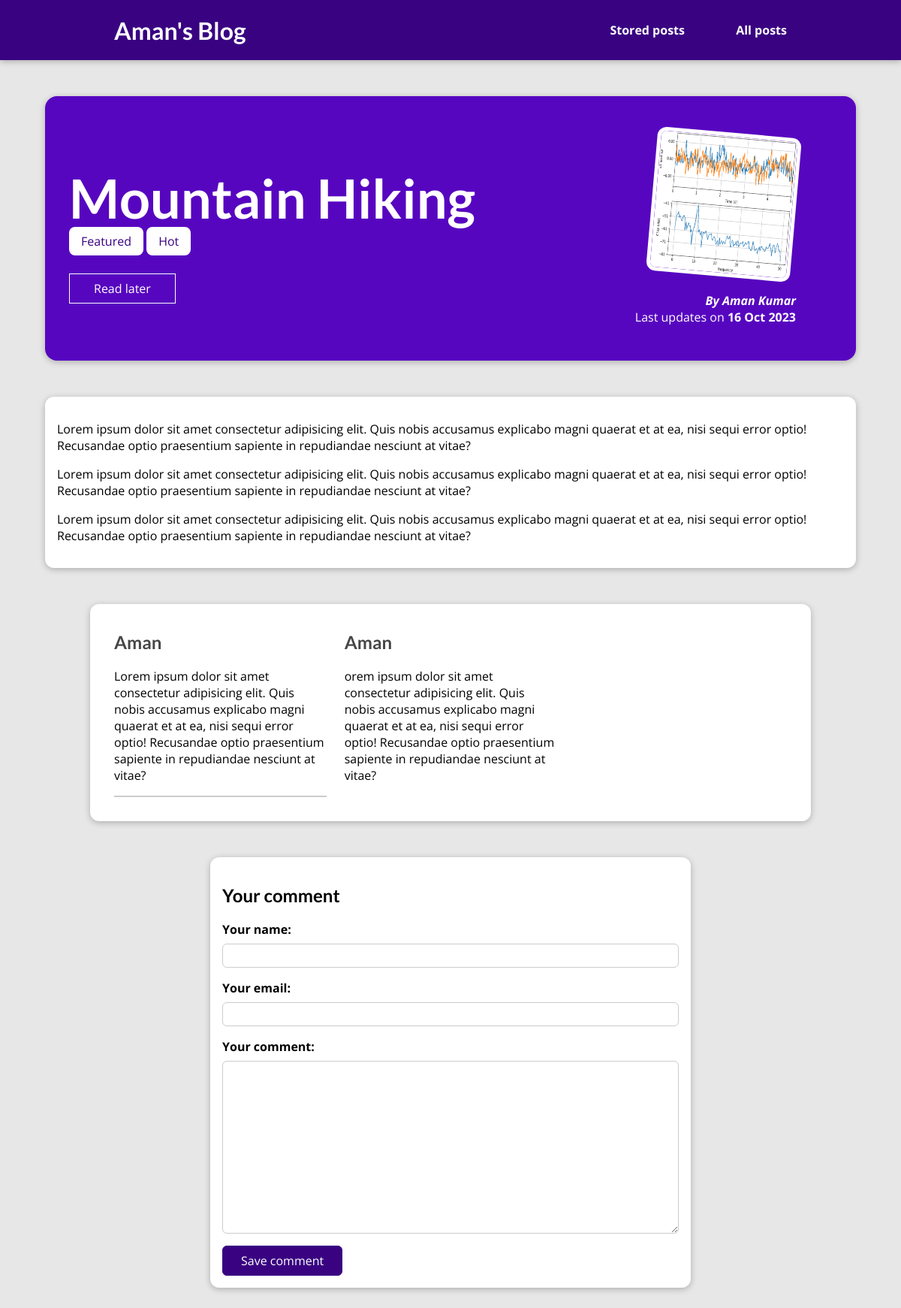
The page /posts/hike-in-the-mountains on the database its author committed.
### blog/models.py (models this page shows, shortened)
class Post(models.Model):
    title = models.CharField(max_length=150)
    excerpt = models.CharField(max_length=200)
    image = models.ImageField(upload_to="image", null=True)
    date = models.DateField(auto_now=True)
    slug = models.SlugField(unique=True, db_index=True)
    content = models.TextField(validators=[MinLengthValidator(10)])
    author = models.ForeignKey(
        Author, on_delete=models.SET_NULL, null=True, related_name="posts")
    tags = models.ManyToManyField(Tag)

class Tag(models.Model):
    caption = models.CharField(max_length=20)

class Author(models.Model):
    first_name = models.CharField(max_length=100)
    last_name = models.CharField(max_length=100)
    email_address = models.EmailField()
    def full_name(self):
        return f"{self.first_name} {self.last_name}"
    def __str__(self):
        return self.full_name()

class Comment(models.Model):
    user_name = models.CharField(max_length=50)
    user_email = models.EmailField(max_length=254)
    text = models.TextField()
    post = models.ForeignKey(
        Post, on_delete=models.CASCADE, related_name="comments")

### blog/views.py (the view, shortened to what this page needs)
# urls.py: path("posts/<slug:slug>", views.PostDetailView.as_view(),
class PostDetailView(View):
    def get(self, request, slug):
        post = Post.objects.get(slug=slug)
        stored_posts = request.session.get("stored_posts")
        is_saved_for_later = False
        if stored_posts is not None:
            is_saved_for_later = post.id in stored_posts
        context = {
            "post": post,
            "tags": post.tags.all(),
            "comment_form": CommentForm(),
            "comments": post.comments.all(),
            "saved_for_later": is_saved_for_later
        }
        return render(request, "blog/post-detail.html", context)

### blog/forms.py
class CommentForm(forms.ModelForm):
    class Meta:
        model = Comment
        exclude = ["post"]
        labels = {
            "user_name": "Your name",
            "user_email": "Your email",
            "text": "Your comment"
        }

### blog/templates/blog/post-detail.html (shortened to what this page needs)
{% extends "base.html" %}
{% load static %}
{% block css_files %}
<link rel="stylesheet" href="{% static "blog/post.css" %}">
<link rel="stylesheet" href="{% static "blog/all-posts.css" %}">
<link rel="stylesheet" href="{% static "blog/post-detail.css" %}">
{% endblock css_files %}
{% block content %}
<section id="summary">
    <h2>{{ post.title }}</h2>
    <div>
        {% for tag in tags %}
            <span class="tag">{{ tag.caption }}</span>
        {% endfor %}
    </div>
    <div id="read-later">
        <form action="{% url "read-later" %}" method="post">
            <button>
                {% if saved_for_later %}
                    Remove from read later
                {% else %}
                    Read later
                {% endif %}
            </button>
        </form>
    </div>
    <article>
        <img src="{{ post.image.url }}" alt="post image">
        <address>By <a href="mailto:{{post.author.email_address}}">{{ post.author|title }}</a></address>
        <div>
            Last updates on <time>{{ post.date|date:"d M Y" }}</time>
        </div>
    </article>
</section>
<main>
    <p>{{ post.content|linebreaks }}</p>
</main>
<section id="comments">
    <ul>
        {% for comment in comments %}
            <li>
                <h2>{{ comment.user_name }}</h2>
                <p>{{ comment.text|linebreaks }}</p>
            </li>
        {% endfor %}
    </ul>
</section>
<section id = "comment-form">
    <h2>Your comment</h2>
    <form action = "{% url "post-detail-page" post.slug %}" method="post">
        {% for form_field in comment_form %}
        <div class="form-control {% if form_field.errors %}invalid{% endif %}">
            {{ form_field.label_tag }}
            {{ form_field }}
        </div>
        {% endfor %}
        <button> Save comment </button>
    </form>
</section>
{% endblock content %}

### templates/base.html (shortened to what this page needs)
{% load static %}
<!DOCTYPE html>
<html lang="en">
<head>
    <link rel="stylesheet" href="{% static "app.css" %}">
    {% block css_files %}{% endblock css_files %}
</head>
<body>
    <header id="main-navigation">
        <h1><a href="{% url "starting-page" %}">Aman's Blog</a></h1>
    <nav>
        <a href="{% url "read-later" %}">Stored posts</a>
        <a href="{% url "posts" %}">All posts</a>
    </nav>
    </header>
    {% block content %}{% endblock content %}
</body>
</html>

### static/app.css (style rules this page uses)
* { box-sizing: border-box; }
html { font-family: 'Open Sans', 'Lato', sans-serif; }
body { margin: 0; }
h1, h2, h3 { font-family: 'Lato', sans-serif; font-weight: bold; }
#main-navigation { width: 100%; height: 5rem; display: flex; justify-content: space-between; align-items: center; padding: 0 10%; position: absolute; top: 0; left: 0; }
#main-navigation a { text-decoration: none; color: white; font-weight: bold; margin: 2rem; }

### blog/static/blog/all-posts.css (style rules this page uses)
body { background-color: #e7e7e7; }
#main-navigation { background-color: #390281; box-shadow: 0 2px 8px rgba(0, 0, 0, 0.25); }
ul { list-style: none; margin: 0; padding: 0; display: grid; grid-template-columns: repeat(auto-fill, minmax(17rem, 1fr)); gap: 1.5rem; }

### blog/static/blog/post-detail.css (style rules this page uses)
body { background-color: #e7e7e7; }
#main-navigation { background-color: #390281; box-shadow: 0 2px 8px rgba(0, 0, 0, 0.25); }
#summary { margin: 8rem auto 3rem auto; padding: 2rem; width: 90%; max-width: 90rem; border-radius: 16px; background-color: #5706c0; position: relative; box-shadow: 0 2px 8px rgba(0, 0, 0, 0.25); height: 22rem; }
#summary h2 { color: white; font-size: 4.5rem; margin-bottom: 0.25rem; }
#summary article { position: absolute; top: 2rem; right: 3rem; padding: 1rem 2rem; border-radius: 12px; text-align: right; color: white; }
#summary article img { width: 12rem; height: 12rem; border-radius: 12px; transform: rotateZ(5deg); border: 5px solid white; margin-bottom: 1rem; }
#summary address { font-weight: bold; }
#summary a { color: white; text-decoration: none; }
#summary time { font-weight: bold; }
#read-later { margin: 2rem 0; }
#read-later button { background-color: transparent; border: 1px solid white; padding: 0.5rem 2rem; font: inherit; color: white; cursor: pointer; }
main { width: 90%; max-width: 90rem; margin: 3rem auto; background-color: white; padding: 1rem; border-radius: 12px; box-shadow: 0 2px 8px rgba(0, 0, 0, 0.25); }
.tag { background-color: white; color: #390281; padding: 0.5rem 1rem; border-radius: 8px; }
#comment-form { margin: 3rem auto; width: 90%; max-width: 40rem; border-radius: 12px; background-color: white; box-shadow: 0 2px 8px rgba(0, 0, 0, 0.25); padding: 1rem; }
#comment-form button { font: inherit; background-color: #390281; color: white; border: 1px solid #390281; padding: 0.5rem 1.5rem; border-radius: 6px; cursor: pointer; }
.form-control { margin-bottom: 1rem; }
.form-control label { font-weight: bold; margin-bottom: 0.5rem; display: block; }
.form-control input, .form-control textarea { display: block; width: 100%; font: inherit; padding: 0.25rem; border-radius: 6px; border: 1px solid #ccc; }
#comments { margin: 3rem auto; width: 90%; max-width: 60rem; border-radius: 12px; background-color: white; box-shadow: 0 2px 8px rgba(0, 0, 0, 0.25); padding: 1rem 2rem; }
#comments ul { margin: 0; padding: 0; }
#comments li { margin-bottom: 1rem; border-bottom: 2px solid #ccc; }
#comments li:last-of-type { border-bottom: none; }
#comments h2 { color: #464646; }

### rows shown on the page
Post: title "Mountain Hiking", image (picture), author "Aman Kumar", date "16 Oct 2023", content "Lorem ipsum dolor sit amet consectetur adipisicing elit. Quis nobis accusamus explicabo magni quaerat et at ea, nisi sequi error optio! Recusandae optio praesentium sapiente in repudiandae nesciunt at vitae? Lorem ipsum dolor sit amet consectetur adipisicing elit. Quis nobis accusamus explicabo magni quaerat et at ea, nisi sequi error optio! Recusandae optio praesentium sapiente in repudiandae nesciunt at vitae? Lorem ipsum dolor sit amet consectetur adipisicing elit. Quis nobis accusamus explicabo magni quaerat et at ea, nisi sequi error optio! Recusandae optio praesentium sapiente in repudiandae nesciunt at vitae?"
Tag: caption "Featured"
Tag: caption "Hot"
Comment: user_name "Aman", text "Lorem ipsum dolor sit amet consectetur adipisicing elit. Quis nobis accusamus explicabo magni quaerat et at ea, nisi sequi error optio! Recusandae optio praesentium sapiente in repudiandae nesciunt at vitae?"
Comment: user_name "Aman", text "orem ipsum dolor sit amet consectetur adipisicing elit. Quis nobis accusamus explicabo magni quaerat et at ea, nisi sequi error optio! Recusandae optio praesentium sapiente in repudiandae nesciunt at vitae?"
